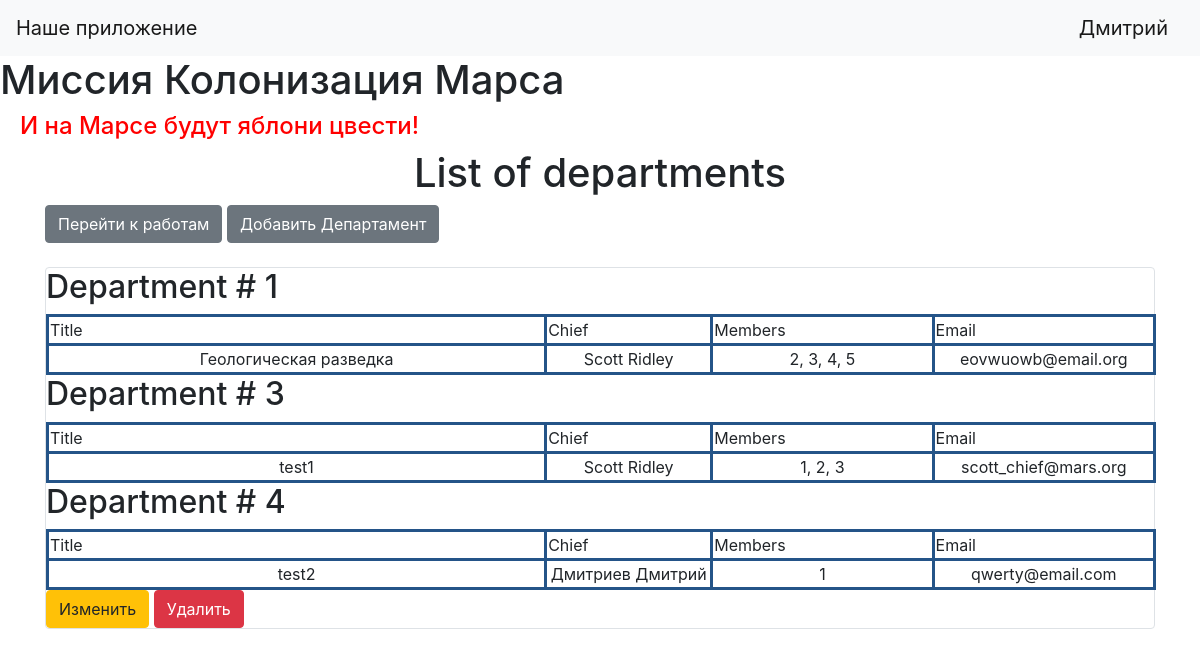
Page /departments (signed in) on the earlier database version.
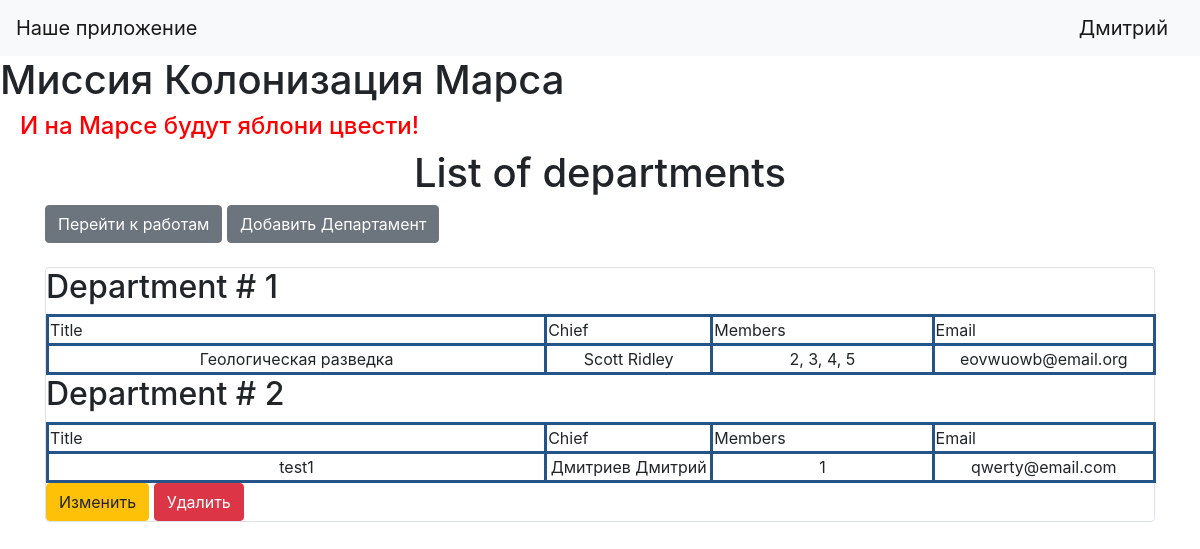
Same page on the later database version.
### data/users.py (models this page shows, shortened)
class User(SqlAlchemyBase, UserMixin):
    __tablename__ = 'users'
    id = sqlalchemy.Column(sqlalchemy.Integer,
                           primary_key=True, autoincrement=True)
    surname = sqlalchemy.Column(sqlalchemy.String)
    name = sqlalchemy.Column(sqlalchemy.String)
    age = sqlalchemy.Column(sqlalchemy.Integer)
    position = sqlalchemy.Column(sqlalchemy.String)
    speciality = sqlalchemy.Column(sqlalchemy.String)
    address = sqlalchemy.Column(sqlalchemy.String)
    email = sqlalchemy.Column(sqlalchemy.String,
                              unique=True)
    hashed_password = sqlalchemy.Column(sqlalchemy.String)
    modified_date = sqlalchemy.Column(sqlalchemy.DateTime,
                                      default=datetime.datetime.now)
    jobs = orm.relationship("Jobs", back_populates='user')

### data/departments.py (models this page shows, shortened)
class Department(SqlAlchemyBase):
    __tablename__ = "departments"
    id = sqlalchemy.Column(sqlalchemy.Integer, primary_key=True, autoincrement=True)
    title = sqlalchemy.Column(sqlalchemy.String)
    chief = sqlalchemy.Column(sqlalchemy.Integer, sqlalchemy.ForeignKey("users.id"))
    members = sqlalchemy.Column(sqlalchemy.Integer)
    email = sqlalchemy.Column(sqlalchemy.String)
    user = orm.relationship("User")

### main.py (the view)
@app.route("/departments")
@login_required
def show_departments():
    db_sess = db_session.create_session()
    departments = db_sess.query(Department).all()
    return render_template("departments.html", departments=departments)

### data/db_session.py (called while the page is built)
def create_session() -> Session:
    global __factory
    return __factory()

### main.py (called while the page is built)
@login_manager.user_loader
def load_user(user_id):
    db_sess = db_session.create_session()
    return db_sess.query(User).get(user_id)

### templates/departments.html
{% extends "base.html" %}
{% block content %}
<h1 style="text-align: center">List of departments</h1>
{% if current_user.is_authenticated %}
<a href="/" class="btn btn-secondary">Перейти к работам</a>
<a href="add_departments" class="btn btn-secondary">Добавить Департамент</a><br><br>
{% endif %}
<div class="col-md6 border rounded">
    {% for department in departments %}
    <h2 style="text-align: left">Department # {{department.id}}</h2>
    <div>
        <table>
            <tr>
                <td style="text-align: left; width: 450px">Title</td>
                <td style="text-align: left; width: 150px">Chief</td>
                <td style="text-align: left; width: 200px">Members</td>
                <td style="text-align: left; width: 200px">Email</td>
            </tr>
            <tr>
                <td>{{department.title}}</td>
                <td>{{department.user.surname}} {{department.user.name}}</td>
                <td>{{department.members}}</td>
                <td>{{department.email}}</td>
            </tr>
        </table>
        {% if current_user.is_authenticated and (current_user == department.user or current_user.id == 1) %}
            <div>
            <a href="/edit_department/{{ department.id }}" class="btn btn-warning">
                Изменить
            </a>
            <a href="/delete_department/{{ department.id }}" class="btn btn-danger">
                Удалить
            </a>
        </div>
        {% endif %}
    </div>
    {% endfor %}
</div>
{% endblock %}

### templates/base.html (shortened to what this page needs)
<!doctype html>
<html lang="en">
<head>
    <link rel="stylesheet"
          href="https://stackpath.bootstrapcdn.com/bootstrap/4.4.1/css/bootstrap.min.css"
>
    <link rel="stylesheet" type="text/css" href="{{url_for('static', filename='css/style.css')}}"/>
</head>
<body>
<header>
    <nav class="navbar navbar-light bg-light">
        <a class="navbar-brand" href="#">Наше приложение</a>
        {% if current_user.is_authenticated %}
        <a class="navbar-brand" href="/logout">{{ current_user.name }}</a>
        {% else %}
        <p>
            <a class="btn btn-primary " href="/register">Зарегистрироваться</a>
            <a class="btn btn-success" href="/login">Войти</a>
        </p>
        {% endif %}
    </nav>
</header>
<h1>Миссия Колонизация Марса</h1>
<h4>И на Марсе будут яблони цвести!</h4>
<main role="main" class="container">
    {% block content %}{% endblock %}
</main>
</body>

### static/css/style.css (style rules this page uses)
h4 { color: #ff0000; padding-left: 20px; }
h2 { text-align: center; }
table { width: 1110px; text-align: center; alignment: center; margin: auto; }
table, td, th { border: 3px solid #245488; }

Differences in the rows shown:
removed Department: id "3", title "test1", user.surname "Scott", user.name "Ridley", members "1, 2, 3", email "scott_chief@mars.org"
removed Department: id "4", title "test2", user.surname "Дмитриев", user.name "Дмитрий", members "1", email "qwerty@email.com"
added Department: id "2", title "test1", user.surname "Дмитриев", user.name "Дмитрий", members "1", email "qwerty@email.com"
